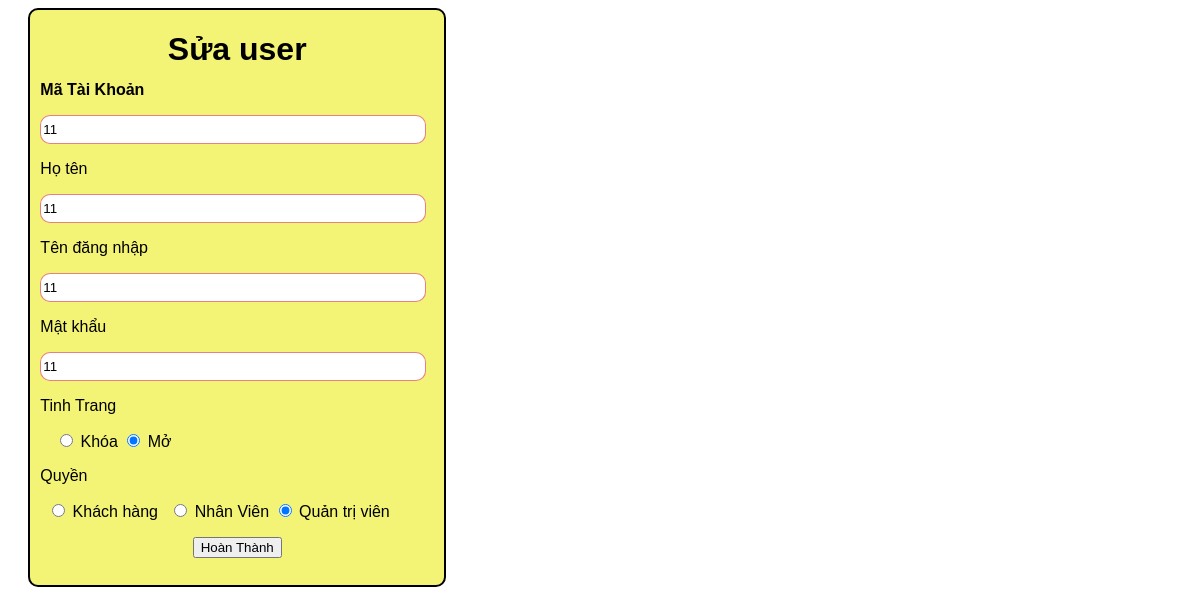
The page /admin/infomation/suauser.php?sua=11 on the database its author committed.
### tables this page shows
CREATE TABLE `khachhang` (
  `matk` int(50) NOT NULL,
  `Username` varchar(50) NOT NULL,
  `tenkh` varchar(50) NOT NULL,
  `Password` varchar(50) NOT NULL,
  `TinhTrang` varchar(20) NOT NULL,
  `Quyen` varchar(50) NOT NULL
);

### admin/infomation/suauser.php (the view, shortened to what this page needs)
<link rel="stylesheet" href="indexcss.css">
<?php
    $conn=mysqli_connect("localhost","root","","trasua");
    $suau=$_GET['sua'];
    $sql="SELECT * FROM khachhang WHERE matk='".$suau."'";
    $result=mysqli_query($conn,$sql);
    while ($row = mysqli_fetch_array($result)){
        $yname = $row[1];
        $uname= $row[2];
        $pass = $row[3];
        $tinhtrang=$row[4];
        $quyen=$row[5];
        }
?>
<div id="signinContainer1">
    <form action="infomation/changeuser.php" method="get" onsubmit="return ktdk();">
        <div style="width:100%; height:0px;text-align:center"><h1>Sửa user</h1></div>
		<div style="width:95%; height:490px; margin-left:2.5%; margin-top:50px">
            <p><b>Mã Tài Khoản</b></p>
            <input name="idtk" type="text" value="<?php echo $suau?>"/>
			<p><i class="far fa-user fa-1.5x"></i> Họ tên</p>
			<input type="text"  value="<?php echo $yname ?>" name="yname"/>
			<p><i class="fas fa-user-friends fa-1.5x"></i> Tên đăng nhập</p>
			<input type="text" value="<?php echo $uname ?>" name="yuser"/>
			<p><i class="fas fa-lock fa-1.5x"></i> Mật khẩu</p>
			<input type="text"  value="<?php echo $pass ?>" name="pass"/>
			<p><i class="fas fa-lock fa-1.5x"></i> Tinh Trang <p>
                <?php
                    if($tinhtrang==0){
                        echo '<input type="radio" value="0" name="tinhtrang" style="margin-left:5%" checked/> Khóa
                        <input type="radio" name="tinhtrang" value="1"/> Mở';
                    }
                    else echo '<input type="radio" value="0" name="tinhtrang" style="margin-left:5%"/> Khóa
					<input type="radio" name="tinhtrang" value="1" checked/> Mở';
                ?></p>
            <p>
                <i class="fas fa-shield-alt"></i> Quyền</p><p>
                <?php
                    if($quyen==2){
                        echo '<input type="radio" value="2" name="quyen" style="margin-left:3%" checked/> Khách hàng
                        <input type="radio" name="quyen" value="3" style="margin-left:3%"/> Nhân Viên
                        <input type="radio" name="quyen" value="1"/> Quản trị viên</p>';
                    }
                    else if($quyen==1) {
                        echo '<input type="radio" value="2" name="quyen" style="margin-left:3%"/> Khách hàng
                        <input type="radio" name="quyen" value="3" style="margin-left:3%" /> Nhân Viên
					    <input type="radio" name="quyen" value="1" checked/> Quản trị viên</p>';
                    }
                    else {
                        echo '<input type="radio" value="2" name="quyen" style="margin-left:3%"/> Khách hàng
                        <input type="radio" name="quyen" value="3" style="margin-left:3%" checked/> Nhân Viên
					    <input type="radio" name="quyen" value="1" /> Quản trị viên</p>';
                    }
                ?>
			<p style="text-align:center">
				<input type="submit" value="Hoàn Thành" />
			</p>
        </div>
    </form>
</div>

### test/DOAN/coffee-starter/Admin/indexcss.css (style rules this page uses)
#signinContainer1 { height:575px; width:35%; border:solid 2px #000; background-color: rgb(243, 243, 118); font-family:Arial, Helvetica, sans-serif; clear: both; float: left; margin-left: 20px; border-radius: 10px; margin-bottom: 10px; color: #000; }
#signinContainer1 input[type=text], input[type=password] { width: 98%; border: 1px solid rgba(216, 39, 39, 0.582); height: 29px; border-radius: 10px; }

### rows shown on the page
khachhang: yname "11", yuser "11", pass "11"
